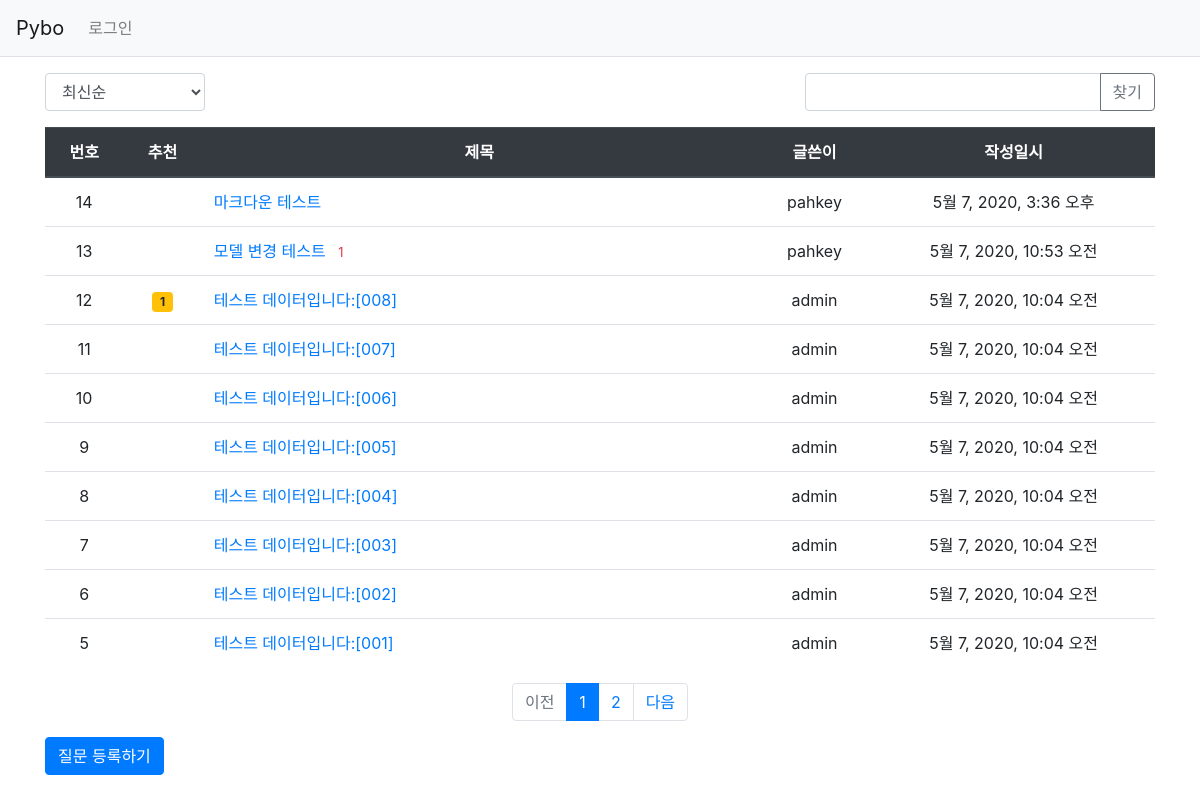
Before: /pybo/ with the older database file.
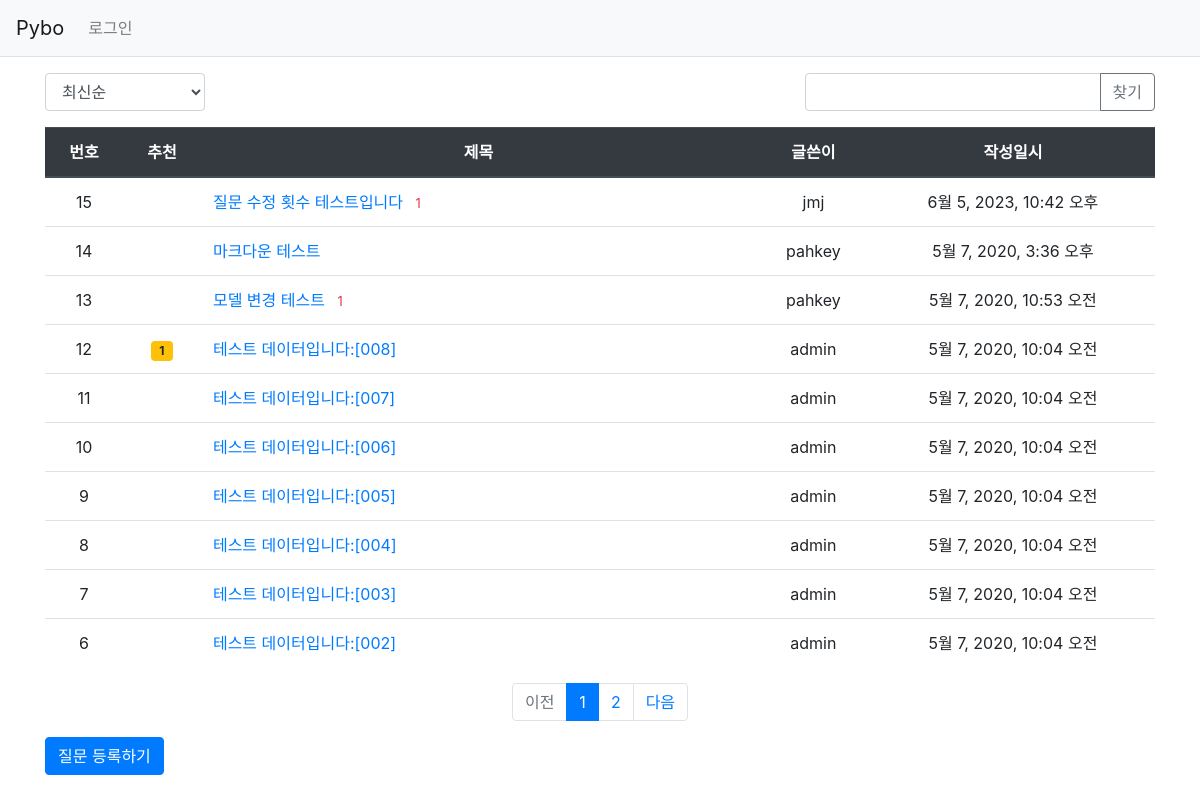
After: the same page with the newer database file.
### pybo/models.py (models this page shows, shortened)
class Question(models.Model):
    author = models.ForeignKey(User, on_delete=models.CASCADE, related_name='author_question')
    subject = models.CharField(max_length=200)
    content = models.TextField()
    create_date = models.DateTimeField()
    modify_date = models.DateTimeField(null=True, blank=True)
    voter = models.ManyToManyField(User, related_name='voter_question')
    modify_count = models.IntegerField() # 질문 수정 횟수 추가

### pybo/views/base_views.py (the view, shortened to what this page needs)
# urls.py: path('', base_views.index, name='index'),  # '/' 에 해당되는 path
def index(request):
    page = request.GET.get('page', '1')  # 페이지
    kw = request.GET.get('kw', '')  # 검색어
    so = request.GET.get('so', 'recent')  # 정렬기준
    if so == 'recommend':
        question_list = Question.objects.annotate(num_voter=Count('voter')).order_by('-num_voter', '-create_date')
    elif so == 'popular':
        question_list = Question.objects.annotate(num_answer=Count('answer')).order_by('-num_answer', '-create_date')
    else:  # recent
        question_list = Question.objects.order_by('-create_date')
    paginator = Paginator(question_list, 10)  # 페이지당 10개씩 보여주기
    page_obj = paginator.get_page(page)
    context = {'question_list': page_obj, 'page': page, 'kw': kw, 'so': so}  # <------ so 추가
    return render(request, 'pybo/question_list.html', context)

### pybo/templatetags/pybo_filter.py (called while the page is built)
@register.filter
def sub(value, arg):
    return value - arg

### templates/pybo/question_list.html (shortened to what this page needs)
{% extends 'base.html' %}
{% load pybo_filter %}
{% block content %}
<div class="container my-3">
    <div class="row justify-content-between my-3">
        <div class="col-2">
            <select class="form-control so">
                <option value="recent" {% if so == 'recent' %}selected{% endif %}>최신순</option>
            </select>
        </div>
        <div class="col-4 input-group">
            <input type="text" class="form-control kw" value="{{ kw|default_if_none:'' }}">
            <div class="input-group-append">
                <button class="btn btn-outline-secondary" type="button" id="btn_search">찾기</button>
            </div>
        </div>
    </div>
    <table class="table">
        <thead>
        <tr class="text-center thead-dark">
            <th>번호</th>
            <th>추천</th>
            <th style="width:50%">제목</th>
            <th>글쓴이</th>
            <th>작성일시</th>
        </tr>
        </thead>
        <tbody>
        {% if question_list %}
        {% for question in question_list %}
        <tr class="text-center">
            <td>
                {{ question_list.paginator.count|sub:question_list.start_index|sub:forloop.counter0|add:1 }}
            </td>
            <td>
                {% if question.voter.all.count > 0 %}
                <span class="badge badge-warning px-2 py-1">{{ question.voter.all.count }}</span>
                {% endif %}
            </td>
            <td class="text-left">
                <a href="{% url 'pybo:detail' question.id %}">{{ question.subject }}</a>
                {% if question.answer_set.count > 0 %}
                <span class="text-danger small ml-2">{{ question.answer_set.count }}</span>
                {% endif %}
            </td>
            <td>{{ question.author.username }}</td>
            <td>{{ question.create_date }}</td>
        </tr>
        {% endfor %}
        {% else %}
        <tr>
            <td colspan="3">질문이 없습니다.</td>
        </tr>
        {% endif %}
        </tbody>
    </table>
    <ul class="pagination justify-content-center">
        {% if question_list.has_previous %}
        <li class="page-item">
            <a class="page-link" data-page="{{ question_list.previous_page_number }}" href="#">이전</a>
        </li>
        {% else %}
        <li class="page-item disabled">
            <a class="page-link" tabindex="-1" aria-disabled="true" href="#">이전</a>
        </li>
        {% endif %}
        {% for page_number in question_list.paginator.page_range %}
        {% if page_number >= question_list.number|add:-5 and page_number <= question_list.number|add:5 %}
            {% if page_number == question_list.number %}
            <li class="page-item active" aria-current="page">
                <a class="page-link" data-page="{{ page_number }}" href="#">{{ page_number }}</a>
            </li>
            {% else %}
            <li class="page-item">
                <a class="page-link" data-page="{{ page_number }}" href="#">{{ page_number }}</a>
            </li>
            {% endif %}
        {% endif %}
        {% endfor %}
        {% if question_list.has_next %}
        <li class="page-item">
            <a class="page-link" data-page="{{ question_list.next_page_number }}" href="#">다음</a>
        </li>
        {% else %}
        <li class="page-item disabled">
            <a class="page-link" tabindex="-1" aria-disabled="true" href="#">다음</a>
        </li>
        {% endif %}
    </ul>
    <a href="{% url 'pybo:question_create' %}" class="btn btn-primary">질문 등록하기</a>
</div>
{% endblock %}

### templates/base.html (shortened to what this page needs)
{% load static %}
<!doctype html>
<html lang="ko">
<head>
    <link rel="stylesheet" type="text/css" href="{% static 'bootstrap.min.css' %}">
    <link rel="stylesheet" type="text/css" href="{% static 'style.css' %}">
</head>
<body>
{% include "navbar.html" %}
{% block content %}
{% endblock %}
</body>
</html>

### templates/navbar.html (shortened to what this page needs)
<nav class="navbar navbar-expand-lg navbar-light bg-light border-bottom">
    <a class="navbar-brand" href="{% url 'pybo:index' %}">Pybo</a>
    <div class="collapse navbar-collapse flex-grow-0" id="navbarNav">
        <ul class="navbar-nav">
            <li class="nav-item ">
                {% if user.is_authenticated %}
                <a class="nav-link" href="{% url 'common:logout' %}">{{ user.username }} (로그아웃)</a>
                {% else %}
                <a class="nav-link" href="{% url 'common:login' %}">로그인</a>
                {% endif %}
            </li>
        </ul>
    </div>
</nav>

Changed rows visible on the page:
no longer on this page (row unchanged): Question: paginator.count|sub "5", subject "테스트 데이터입니다:[001]", author.username "admin", create_date "5월 7, 2020, 10:04 오전"
added Question: paginator.count|sub "15", subject "질문 수정 횟수 테스트입니다", answer_set.count "1", author.username "jmj", create_date "6월 5, 2023, 10:42 오후"
